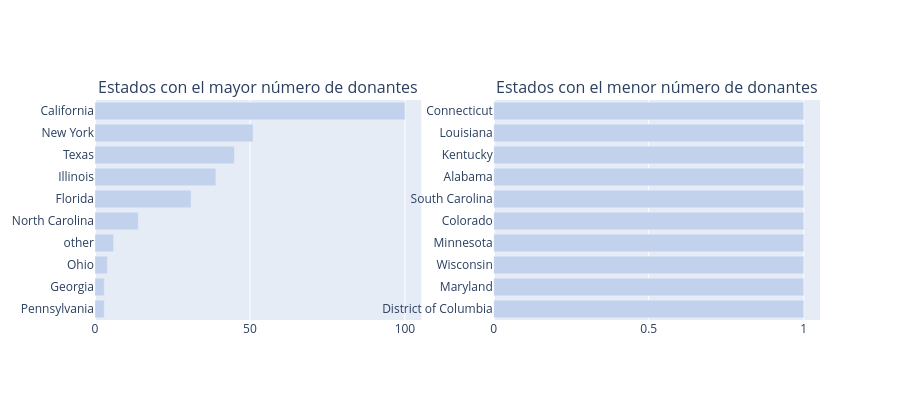

Here is the notebook cell this chart was saved with:
### Code cell
def bar_hor(df, col, title, color, w=None, h=None, lm=0, limit=100, return_trace=False, rev=False):
    cnt_srs = df[col].value_counts()
    yy = cnt_srs.head(limit).index[::-1]
    xx = cnt_srs.head(limit).values[::-1]

    if rev:
        yy = cnt_srs.tail(limit).index[::-1]
        xx = cnt_srs.tail(limit).values[::-1]

    trace = go.Bar(y=yy, x=xx, orientation='h',
                   marker=dict(color=color))

    if return_trace:
        return trace

    layout = dict(title=title, margin=dict(l=lm), width=w, height=h)
    fig = go.Figure(data=[trace], layout=layout)
    iplot(fig)


def bar_hor_noagg(x, y, title, color, w=None, h=None, lm=0, limit=100, rt=False):
    trace = go.Bar(y=x, x=y, orientation='h',
                   marker=dict(color=color))

    if rt:
        return trace

    layout = dict(title=title, margin=dict(l=lm), width=w, height=h)
    fig = go.Figure(data=[trace], layout=layout)
    iplot(fig)


def bar_ver_noagg(x, y, title, color, w=None, h=None, lm=0, rt=False):
    trace = go.Bar(y=y, x=x,
                   marker=dict(color=color))

    if rt:
        return trace

    layout = dict(title=title, margin=dict(l=lm), width=w, height=h)
    fig = go.Figure(data=[trace], layout=layout)
    iplot(fig)


trace1 = bar_hor(
    donors_df,
    'Donor City',
    "Ciudades con el mayor número de donantes",
    '#c2d2ed',
    500, 400, 200,
    limit=10,
    return_trace=True
)

trace2 = bar_hor(
    donors_df,
    'Donor State',
    "Estados con el mayor número de donantes",
    '#c2d2ed',
    500, 400, 200,
    limit=10,
    return_trace=True
)

trace4 = bar_hor(
    donors_df,
    'Donor State',
    "Estados con el menor número de donantes",
    '#c2d2ed',
    600, 400, 200,
    limit=10,
    return_trace=True,
    rev=True
)

fig = tools.make_subplots(
    rows=1,
    cols=2,
    print_grid=False,
    subplot_titles=[
        'Estados con el mayor número de donantes',
        'Estados con el menor número de donantes'
    ]
)

fig.append_trace(trace2, 1, 1)
fig.append_trace(trace4, 1, 2)

fig['layout'].update(height=400, showlegend=False)
iplot(fig)

### Figure 1 — Plotly figure (JSON) as saved in the notebook; plotly's stock layout.template omitted (floating-point values rounded to 4 significant figures)
{"data": [{"marker": {"color": "#c2d2ed"}, "orientation": "h", "type": "bar", "x": [3, 3, 4, 6, 14, 31, 39, 45, 51, 100], "xaxis": "x", "y": ["Pennsylvania", "Georgia", "Ohio", "other", "North Carolina", "Florida", "Illinois", "Texas", "New York", "California"], "yaxis": "y"}, {"marker": {"color": "#c2d2ed"}, "orientation": "h", "type": "bar", "x": [1, 1, 1, 1, 1, 1, 1, 1, 1, 1], "xaxis": "x2", "y": ["District of Columbia", "Maryland", "Wisconsin", "Minnesota", "Colorado", "South Carolina", "Alabama", "Kentucky", "Louisiana", "Connecticut"], "yaxis": "y2"}], "layout": {"annotations": [{"font": {"size": 16}, "showarrow": false, "text": "Estados con el mayor número de donantes", "x": 0.225, "xanchor": "center", "xref": "paper", "y": 1, "yanchor": "bottom", "yref": "paper"}, {"font": {"size": 16}, "showarrow": false, "text": "Estados con el menor número de donantes", "x": 0.775, "xanchor": "center", "xref": "paper", "y": 1, "yanchor": "bottom", "yref": "paper"}], "height": 400, "showlegend": false, "xaxis": {"anchor": "y", "domain": [0, 0.45]}, "xaxis2": {"anchor": "y2", "domain": [0.55, 1]}, "yaxis": {"anchor": "x", "domain": [0, 1]}, "yaxis2": {"anchor": "x2", "domain": [0, 1]}}}
